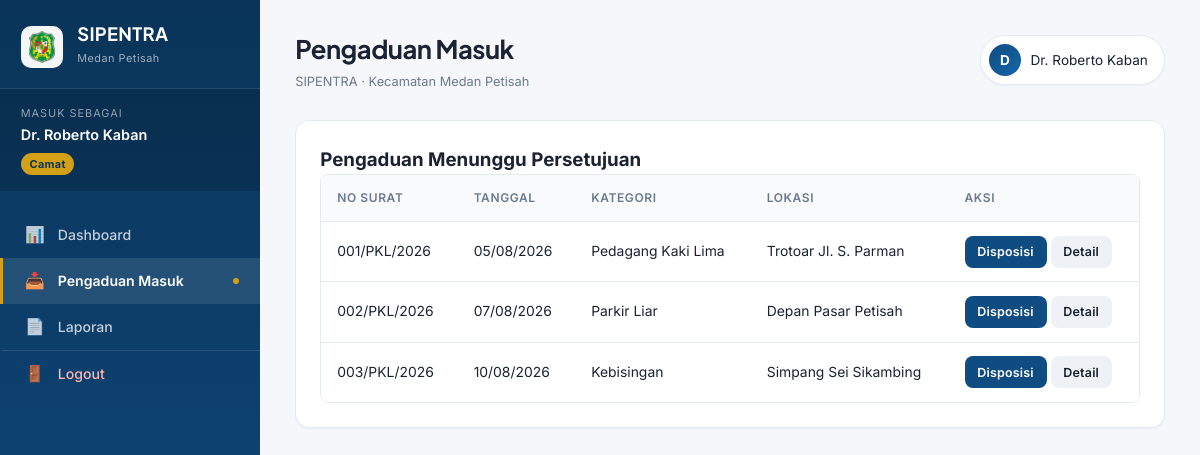
Page /camat/masuk.php (signed in) on the committed database.
### tables this page shows
CREATE TABLE pengaduan (
    id_pengaduan INT AUTO_INCREMENT PRIMARY KEY,
    no_surat VARCHAR(50) UNIQUE NOT NULL,
    tgl_diterima DATE NOT NULL,
    nama_pelapor VARCHAR(100),
    alamat VARCHAR(255),
    lokasi_kejadian VARCHAR(255) NOT NULL,
    id_kategori INT,
    isi_pengaduan TEXT NOT NULL,
    berkas_pendukung VARCHAR(255),
    status ENUM(
        'Diterima',
        'Menunggu Persetujuan Camat',
        'Disetujui',
        'Ditindaklanjuti',
        'Selesai',
        'Ditolak'
    ) DEFAULT 'Diterima',
    id_admin INT,
    created_at DATETIME DEFAULT CURRENT_TIMESTAMP,
    FOREIGN KEY (id_kategori) REFERENCES kategori(id_kategori) ON DELETE SET NULL,
    FOREIGN KEY (id_admin) REFERENCES pengguna(id_pengguna) ON DELETE SET NULL
);

CREATE TABLE kategori (
    id_kategori INT AUTO_INCREMENT PRIMARY KEY,
    nama_kategori VARCHAR(100) NOT NULL,
    deskripsi TEXT
);

### includes/functions.php (called while the page is built, shortened)
<?php
function e($str) {
    return htmlspecialchars($str ?? '', ENT_QUOTES, 'UTF-8');
}

### camat/masuk.php (the view, shortened to what this page needs)
<?php
require_once __DIR__ . '/../includes/functions.php';
$data = $pdo->query("
    SELECT p.*, k.nama_kategori
    FROM pengaduan p
    LEFT JOIN kategori k ON p.id_kategori = k.id_kategori
    WHERE p.status = 'Diterima'
    ORDER BY p.tgl_diterima ASC
")->fetchAll();
require __DIR__ . '/../includes/header.php';
?>
<div class="card">
    <h3>Pengaduan Menunggu Persetujuan</h3>
    <div class="table-wrap">
        <table>
            <thead><tr><th>No Surat</th><th>Tanggal</th><th>Kategori</th><th>Lokasi</th><th>Aksi</th></tr></thead>
            <tbody>
            <?php foreach ($data as $r): ?>
                <tr>
                    <td><?= e($r['no_surat']) ?></td>
                    <td><?= e(date('d/m/Y', strtotime($r['tgl_diterima']))) ?></td>
                    <td><?= e($r['nama_kategori'] ?? '-') ?></td>
                    <td><?= e($r['lokasi_kejadian']) ?></td>
                    <td>
                        <a href="disposisi.php?id=<?= $r['id_pengaduan'] ?>" class="btn btn-sm btn-primary">Disposisi</a>
                        <a href="<?= BASE_URL ?>/admin/detail.php?id=<?= $r['id_pengaduan'] ?>" class="btn btn-sm btn-secondary">Detail</a>
                    </td>
                </tr>
            <?php endforeach; ?>
            </tbody>
        </table>
    </div>
</div>
<?php require __DIR__ . '/../includes/footer.php'; ?>

### assets/css/style.css (style rules this page uses)
:root { --primary: #0f4c81; --primary-light: #1565a8; --primary-dark: #0a3459; --accent: #d4a017; --accent-light: #f0c850; --success: #0e9f6e; --warning: #d97706; --danger: #dc2626; --bg: #f5f7fb; --surface: #ffffff; --border: #e5eaf2; --text: #1a2233; --text-muted: #6b7a90; --shadow-sm: 0 1px 2px rgba(15, 76, 129, 0.06); --shadow-md: 0 4px 12px rgba(15, 76, 129, 0.08); --shadow-lg: 0 12px 32px rgba(15, 76, 129, 0.12); --radius: 14px; --radius-sm: 8px; --font: 'Inter', -apple-system, BlinkMacSystemFont, sans-serif; --font-display: 'Plus Jakarta Sans', 'Inter', sans-serif; }
* { margin: 0; padding: 0; box-sizing: border-box; }
body { font-family: var(--font); background: var(--bg); color: var(--text); line-height: 1.55; -webkit-font-smoothing: antialiased; }
a { text-decoration: none; color: inherit; }
.card { background: var(--surface); border-radius: var(--radius); padding: 1.5rem; box-shadow: var(--shadow-sm); border: 1px solid var(--border); margin-bottom: 1.3rem; }
.table-wrap { overflow-x: auto; border-radius: var(--radius-sm); border: 1px solid var(--border); }
table { width: 100%; border-collapse: collapse; font-size: 0.87rem; background: var(--surface); }
th, td { padding: 0.85rem 1rem; text-align: left; border-bottom: 1px solid var(--border); vertical-align: middle; }
th { background: #f8fafc; color: var(--text-muted); font-weight: 600; font-size: 0.75rem; text-transform: uppercase; letter-spacing: 0.6px; }
tbody tr { transition: background 0.15s; }
tbody tr:last-child td { border-bottom: none; }
.btn { display: inline-flex; align-items: center; gap: 0.4rem; padding: 0.6rem 1.15rem; border-radius: var(--radius-sm); font-size: 0.85rem; font-weight: 600; border: none; cursor: pointer; transition: all 0.2s; text-align: center; font-family: inherit; letter-spacing: 0.2px; }
.btn-primary { background: var(--primary); color: #fff; }
.btn-secondary { background: #eef2f7; color: var(--text); }
.btn-sm { padding: 0.4rem 0.8rem; font-size: 0.78rem; }

### rows in the picture
pengaduan: no_surat "001/PKL/2026", tgl_diterima "05/08/2026", id_kategori.nama_kategori "Pedagang Kaki Lima", lokasi_kejadian "Trotoar Jl. S. Parman"
pengaduan: no_surat "002/PKL/2026", tgl_diterima "07/08/2026", id_kategori.nama_kategori "Parkir Liar", lokasi_kejadian "Depan Pasar Petisah"
pengaduan: no_surat "003/PKL/2026", tgl_diterima "10/08/2026", id_kategori.nama_kategori "Kebisingan", lokasi_kejadian "Simpang Sei Sikambing"

### other values in the picture
$nama "Dr. Roberto Kaban"
$peran "Camat"
$icon "📊"
$label "Dashboard"
$icon "📥"
$label "Pengaduan Masuk"
$icon "📄"
$label "Laporan"
$title "Pengaduan Masuk"
$initial "D"
